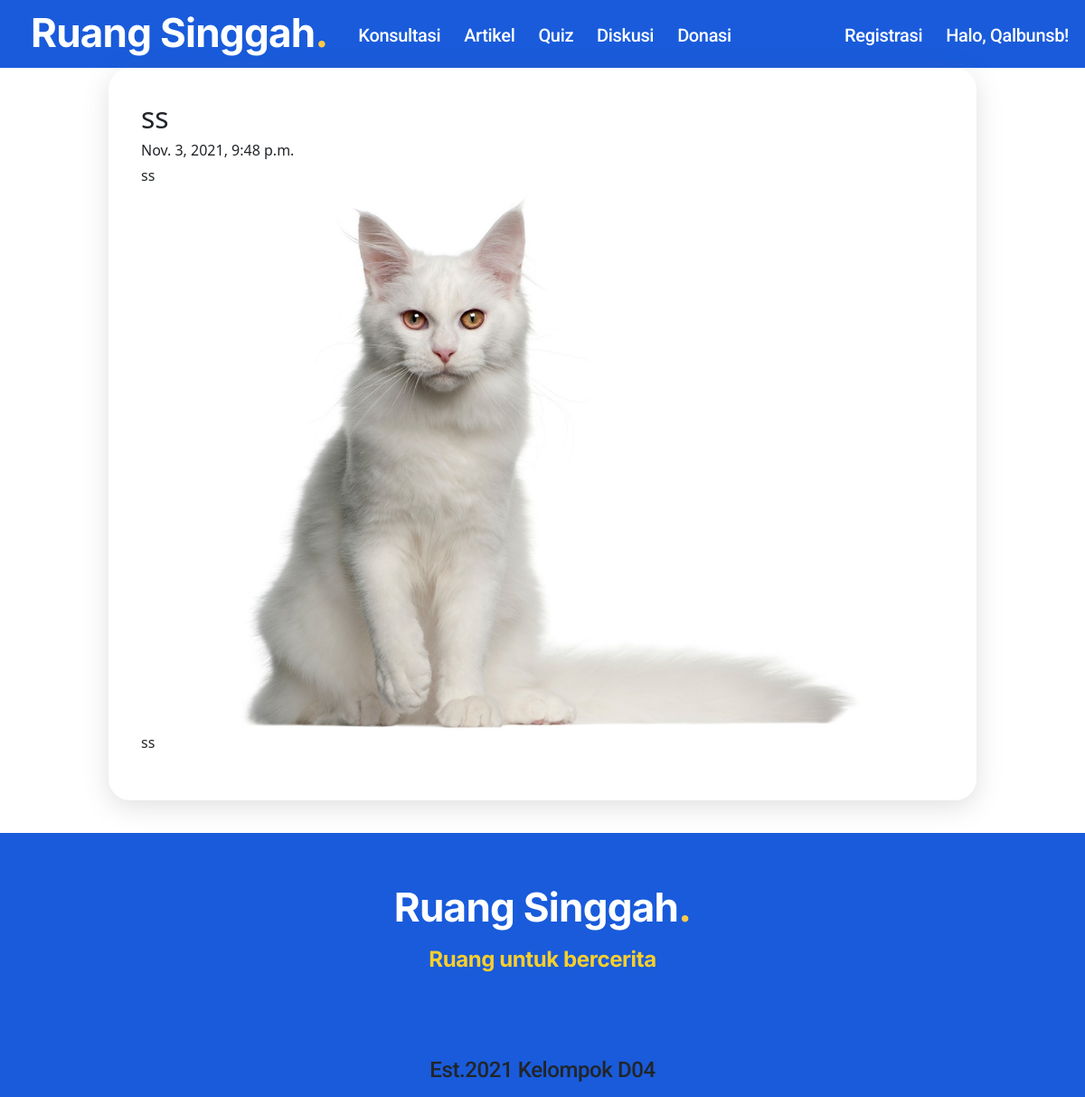
Screenshot of /artikel/artikel/9 (signed in) with the database file from the repository.
### accounts/models.py (models this page shows, shortened)
class Account(AbstractBaseUser,PermissionsMixin):
    email = models.EmailField(verbose_name = 'email address',max_length=255,unique=True)
    name = models.CharField(max_length=255)
    is_active = models.BooleanField(default=True)
    is_counselor = models.BooleanField(default=False)
    is_staff = models.BooleanField(default=False)
    is_superuser = models.BooleanField(default=False)
    objects = AccountManager()
    USERNAME_FIELD = 'email'
    REQUIRED_FIELDS = ['name']

### article/models.py (models this page shows, shortened)
class Article(models.Model):
    id=models.AutoField(primary_key=True)
    title = models.CharField(max_length = 100)
    author = models.CharField(max_length=50)
    date = models.DateTimeField(auto_now=True)
    desc = models.CharField(max_length = 300)
    article = models.TextField()
    photo = models.ImageField(upload_to='images/')

### article/views.py (the view)
# urls.py: path('artikel/<int:id>', singlePost, name='singlePost'),
def singlePost(request, id):
    post = Article.objects.get(id=id)
    response = {'post':post}
    return render(request, "single_article.html", response)

### article/templates/single_article.html (shortened to what this page needs)
{% extends 'base.html' %}
{% load static %}
    {% block css %}
    {{block.super}}
    <link rel="stylesheet" href="{% static 'css/single_post.css' %}">
    {% endblock %}
    {% block body %}
      {{block.super}}
      <div class="content">
        <h2>{{post.title}}</h2>
        <h6>{{post.date}}</h6>
        <h6>{{post.author}}</h6>
        <img src="{{post.photo.url}}" alt="">
        <p>{{post.article}}</p>
      </div>
    {% endblock %}

### accounts/templates/base.html (shortened to what this page needs)
{% load static %}
<!DOCTYPE html>
<html>
    <head>
        <link href="https://cdn.jsdelivr.net/npm/bootstrap@5.1.3/dist/css/bootstrap.min.css" rel="stylesheet">
        {% block css %}
            <link rel="stylesheet" href="{% static '../static/css/base.css' %}">
        {% endblock %}
    </head>
    <body>
        {% block body %}
            <nav class="navbar-nav navbar-dark navbar-expand-lg  mynav">
                <div class="collapse navbar-collapse " id="navbar1">
                    <ul class="navbar-nav me-auto ">
                        <span class="navbar-brand mb-0 h1 logo">Ruang Singgah<span class="yellow">.</span></span>
                        <li class="nav-item">
                            <a href="#" class="nav-link {% if nbar == 'Konsultasi' %} active {% endif %}">Konsultasi</a>
                        </li>
                        <li class="nav-item">
                            <a href="{% url 'article:index' %}" class="nav-link {% if nbar == 'Artikel' %} active {% endif %}">Artikel</a>
                        </li>
                        <li class="nav-item">
                            <a href="#" class="nav-link {% if nbar == 'Quiz' %} active {% endif %}">Quiz</a>
                        </li>
                        <li class="nav-item">
                            <a href="#" class="nav-link {% if nbar == 'Diskusi' %} active {% endif %}">Diskusi</a>
                        </li>
                        <li class="nav-item">
                            <a href="#" class="nav-link {% if nbar == 'Donasi' %} active {% endif %}">Donasi</a>
                        </li>
                    </ul>
                    <ul class="navbar-nav rightnav">
                        <li class="nav-item">
                            <a href="{% url 'registrasi' %}" class="nav-link{% if nbar == 'Registrasi' %} active {% endif %}">Registrasi</a>
                        </li>
                        <li class="nav-item">
                            {% if request.user.is_authenticated %}
                            <a href="#" class="nav-link">Halo, {{request.user.name}}!</a>
                            {% else %}
                               <a href="{% url 'login' %}" class="nav-link{% if nbar == 'login' %} active {% endif %}   ">Login</a>
                            {% endif %}
                        </li>
                    </ul>
                </div>
            </nav>
    </body>
    {% endblock %}
    {% block footer %}
    <footer class="row myfooter">
        <p class="text-center footerlogo">Ruang Singgah<span class="yellow">.</span></p>
        <p class="text-center footerdesc">Ruang untuk bercerita</p>
        <p class="text-center estimated">Est.2021 Kelompok D04</p>
    </footer>
{% endblock %}
</html>

### accounts/static/css/base.css (style rules this page uses)
html { height:100% }
.yellow { color: #FFC948; }
.mynav { background-color: #195BDB; font-family: Roboto; font-size: 20px; font-style: normal; font-weight: 500; line-height: 35px; letter-spacing: -0.017em; text-align: left; color: white; }
.mynav .nav-link, .nav-brand { color:white; margin-top: 14px; margin-bottom: 10px; }
.mynav .logo { font-family: Inter; font-size: 44px; font-style: normal; font-weight: 700; line-height: 53px; letter-spacing: -0.017em; text-align: left; margin-left: 34px; margin-top: 5px; margin-bottom: 5px; }
.nav-item { margin-left: 10px; }
.rightnav { margin-right: 10px; }
.myfooter { background-color: #195BDB; }
.footerlogo { font-family: Inter; font-size: 44px; font-style: normal; font-weight: 700; line-height: 53px; letter-spacing: -0.017em; text-align: left; color: white; margin-top: 56px; }
.footerdesc { color: #F8CF2D; font-family: Inter; font-size: 24px; font-style: normal; font-weight: 700; line-height: 29px; letter-spacing: -0.017em; text-align: center; }
.estimated { margin-top: 78px; font-family: Roboto; font-size: 24px; font-style: normal; font-weight: 500; line-height: 28px; letter-spacing: -0.017em; text-align: left; }
.navbar-dark .navbar-nav .nav-link { color: white; }

### article/static/css/single_post.css (style rules this page uses)
.content { width: 80%; background-color: white; box-shadow: rgba(100, 100, 111, 0.2) 0px 7px 29px 0px; margin-left: auto; margin-right: auto; border-radius: 2vw; padding: 3vw; margin-bottom: 3vw; }
.content img { width: 80%; display: block; margin-left: auto; margin-right: auto; }

### rows the page displays
Account: user.name "Qalbunsb"
Article: title "ss", date "Nov. 3, 2021, 9:48 p.m.", author "ss", photo (picture), article "ss"
